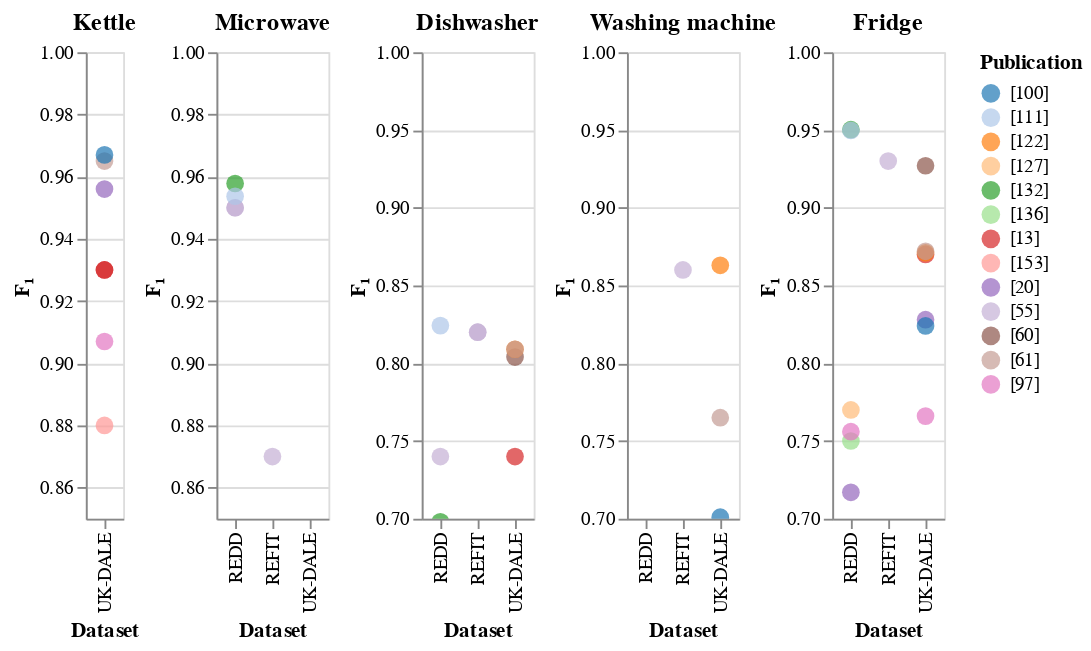

The cell this chart's notebook holds for it:
### Code cell
# Visualization Dishwasher,
layers = []
for key, par in params.items():
    upper_bound = par['upper_bound']
    lower_bound = par['lower_bound']
    width = par['width']
    height = par['height']
    app = par['app']
    sortByDataset = alt.Chart().mark_point(clip=True, size=90, filled=True).encode(
        x=alt.X('Training: Dataset:N', title='Dataset'),
        y=alt.Y('Performance Metric: Value:Q', title='F₁', scale=alt.Scale(domain=(lower_bound, upper_bound))),
        color=alt.Color('Reference: Number:N', legend=alt.Legend(title='Publication'), scale=alt.Scale(scheme = 'category20')), 
#       color=alt.Color('No-Ref:N', legend=alt.Legend(title='Publication'), scale=alt.Scale(scheme = 'category20')), 
#        color=alt.Color('Reference: Abbreviation:N', legend=alt.Legend(title='Publication'), scale=alt.Scale(scheme = 'category20')), 
#        shape=alt.Shape('Model: Basic Type', sort=['recurrent', 'feedforward'], legend=alt.Legend(title='Network Type'))
#        shape=alt.Shape('Model: Basic Type', sort=['recurrent', 'feedforward'], legend=alt.Legend(title='Network Type'))
    ).transform_filter(
        alt.FieldOneOfPredicate(field='Appliance', oneOf=[app])
    ).properties(
        title=key
    )
#    text = alt.Chart().mark_text(
#        clip=True, align='left', dy=-7, dx=-15,
#        fontSize=13
#    ).encode(
#        x=alt.X('Training: Dataset:N'),
#        y=alt.Y('Performance Metric: Value:Q', title='MAE [W]', scale=alt.Scale(domain=(lower_bound, upper_bound))),
#    #    text = 'Reference: Abbreviation:N'
#        text = 'Reference: Number:N'
#    ).transform_filter(
#        alt.FieldOneOfPredicate(field='Appliance', oneOf=[key])
#    )
    layers.append(alt.layer(
        sortByDataset, 
        data=df_f1, width=width, height=height
    ))
alt.hconcat(*layers, spacing=50, bounds='flush')

### Figure 1 — Vega-Lite specification as saved in the notebook (floating-point values rounded to 4 significant figures)
{"config": {"view": {"continuousWidth": 400, "continuousHeight": 300}}, "hconcat": [{"layer": [{"mark": {"type": "point", "clip": true, "filled": true, "size": 90}, "encoding": {"color": {"type": "nominal", "field": "Reference: Number", "legend": {"title": "Publication"}, "scale": {"scheme": "category20"}}, "x": {"type": "nominal", "field": "Training: Dataset", "title": "Dataset"}, "y": {"type": "quantitative", "field": "Performance Metric: Value", "scale": {"domain": [0.85, 1]}, "title": "F₁"}}, "title": "Kettle", "transform": [{"filter": {"field": "Appliance", "oneOf": ["kettle"]}}]}], "height": 250, "width": 20}, {"layer": [{"mark": {"type": "point", "clip": true, "filled": true, "size": 90}, "encoding": {"color": {"type": "nominal", "field": "Reference: Number", "legend": {"title": "Publication"}, "scale": {"scheme": "category20"}}, "x": {"type": "nominal", "field": "Training: Dataset", "title": "Dataset"}, "y": {"type": "quantitative", "field": "Performance Metric: Value", "scale": {"domain": [0.85, 1]}, "title": "F₁"}}, "title": "Microwave", "transform": [{"filter": {"field": "Appliance", "oneOf": ["microwave"]}}]}], "height": 250, "width": 60}, {"layer": [{"mark": {"type": "point", "clip": true, "filled": true, "size": 90}, "encoding": {"color": {"type": "nominal", "field": "Reference: Number", "legend": {"title": "Publication"}, "scale": {"scheme": "category20"}}, "x": {"type": "nominal", "field": "Training: Dataset", "title": "Dataset"}, "y": {"type": "quantitative", "field": "Performance Metric: Value", "scale": {"domain": [0.7, 1]}, "title": "F₁"}}, "title": "Dishwasher", "transform": [{"filter": {"field": "Appliance", "oneOf": ["dishwasher"]}}]}], "height": 250, "width": 60}, {"layer": [{"mark": {"type": "point", "clip": true, "filled": true, "size": 90}, "encoding": {"color": {"type": "nominal", "field": "Reference: Number", "legend": {"title": "Publication"}, "scale": {"scheme": "category20"}}, "x": {"type": "nominal", "field": "Training: Dataset", "title": "Dataset"}, "y": {"type": "quantitative", "field": "Performance Metric: Value", "scale": {"domain": [0.7, 1]}, "title": "F₁"}}, "title": "Washing machine", "transform": [{"filter": {"field": "Appliance", "oneOf": ["washing machine"]}}]}], "height": 250, "width": 60}, {"layer": [{"mark": {"type": "point", "clip": true, "filled": true, "size": 90}, "encoding": {"color": {"type": "nominal", "field": "Reference: Number", "legend": {"title": "Publication"}, "scale": {"scheme": "category20"}}, "x": {"type": "nominal", "field": "Training: Dataset", "title": "Dataset"}, "y": {"type": "quantitative", "field": "Performance Metric: Value", "scale": {"domain": [0.7, 1]}, "title": "F₁"}}, "title": "Fridge", "transform": [{"filter": {"field": "Appliance", "oneOf": ["fridge"]}}]}], "height": 250, "width": 60}], "bounds": "flush", "data": {"name": "data-839b62667c263a3d75bc13d1ba9a6e3e"}, "spacing": 50, "$schema": "https://vega.github.io/schema/vega-lite/v4.8.1.json", "datasets": {"data-839b62667c263a3d75bc13d1ba9a6e3e": [{"Reference: Abbreviation": "barsim2018", "Reference: Number": "[60]", "Appliance": "dishwasher", "Training: Dataset": "UK-DALE", "Model: Basic Type": "feedforward", "Model: Denomination": "CNN dAE", "Input: Window Size": 10800.0, "Input: Sampling Rate": 1, "Performance Metric: Value": 0.804, "No-Ref": "barsim2018_[60]"}, {"Reference: Abbreviation": "barsim2018", "Reference: Number": "[60]", "Appliance": "fridge", "Training: Dataset": "UK-DALE", "Model: Basic Type": "feedforward", "Model: Denomination": "CNN dAE", "Input: Window Size": 10800.0, "Input: Sampling Rate": 1, "Performance Metric: Value": 0.927, "No-Ref": "barsim2018_[60]"}, {"Reference: Abbreviation": "barsim2018", "Reference: Number": "[60]", "Appliance": "kettle", "Training: Dataset": "UK-DALE", "Model: Basic Type": "feedforward", "Model: Denomination": "CNN dAE", "Input: Window Size": 10800.0, "Input: Sampling Rate": 1, "Performance Metric: Value": 0.819, "No-Ref": "barsim2018_[60]"}, {"Reference: Abbreviation": "barsim2018", "Reference: Number": "[60]", "Appliance": "microwave", "Training: Dataset": "UK-DALE", "Model: Basic Type": "feedforward", "Model: Denomination": "CNN dAE", "Input: Window Size": 10800.0, "Input: Sampling Rate": 1, "Performance Metric: Value": 0.366, "No-Ref": "barsim2018_[60]"}, {"Reference: Abbreviation": "barsim2018", "Reference: Number": "[60]", "Appliance": "washing machine", "Training: Dataset": "UK-DALE", "Model: Basic Type": "feedforward", "Model: Denomination": "CNN dAE", "Input: Window Size": 10800.0, "Input: Sampling Rate": 1, "Performance Metric: Value": 0.41, "No-Ref": "barsim2018_[60]"}, {"Reference: Abbreviation": "bonfigli2018", "Reference: Number": "[20]", "Appliance": "dishwasher", "Training: Dataset": "REDD", "Model: Basic Type": "feedforward", "Model: Denomination": "CNN dAE", "Input: Window Size": 6912.0, "Input: Sampling Rate": 3, "Performance Metric: Value": 0.492, "No-Ref": "bonfigli2018_[20]"}, {"Reference: Abbreviation": "bonfigli2018", "Reference: Number": "[20]", "Appliance": "dishwasher", "Training: Dataset": "UK-DALE", "Model: Basic Type": "feedforward", "Model: Denomination": "CNN dAE", "Input: Window Size": 9216.0, "Input: Sampling Rate": 6, "Performance Metric: Value": 0.509, "No-Ref": "bonfigli2018_[20]"}, {"Reference: Abbreviation": "bonfigli2018", "Reference: Number": "[20]", "Appliance": "fridge", "Training: Dataset": "REDD", "Model: Basic Type": "feedforward", "Model: Denomination": "CNN dAE", "Input: Window Size": 1488.0, "Input: Sampling Rate": 3, "Performance Metric: Value": 0.717, "No-Ref": "bonfigli2018_[20]"}, {"Reference: Abbreviation": "bonfigli2018", "Reference: Number": "[20]", "Appliance": "fridge", "Training: Dataset": "UK-DALE", "Model: Basic Type": "feedforward", "Model: Denomination": "CNN dAE", "Input: Window Size": 3072.0, "Input: Sampling Rate": 6, "Performance Metric: Value": 0.828, "No-Ref": "bonfigli2018_[20]"}, {"Reference: Abbreviation": "bonfigli2018", "Reference: Number": "[20]", "Appliance": "kettle", "Training: Dataset": "UK-DALE", "Model: Basic Type": "feedforward", "Model: Denomination": "CNN dAE", "Input: Window Size": 768.0, "Input: Sampling Rate": 6, "Performance Metric: Value": 0.956, "No-Ref": "bonfigli2018_[20]"}, {"Reference: Abbreviation": "bonfigli2018", "Reference: Number": "[20]", "Appliance": "microwave", "Training: Dataset": "REDD", "Model: Basic Type": "feedforward", "Model: Denomination": "CNN dAE", "Input: Window Size": 288.0, "Input: Sampling Rate": 3, "Performance Metric: Value": 0.168, "No-Ref": "bonfigli2018_[20]"}, {"Reference: Abbreviation": "bonfigli2018", "Reference: Number": "[20]", "Appliance": "microwave", "Training: Dataset": "UK-DALE", "Model: Basic Type": "feedforward", "Model: Denomination": "CNN dAE", "Input: Window Size": 1728.0, "Input: Sampling Rate": 6, "Performance Metric: Value": 0.454, "No-Ref": "bonfigli2018_[20]"}, {"Reference: Abbreviation": "bonfigli2018", "Reference: Number": "[20]", "Appliance": "washing machine", "Training: Dataset": "UK-DALE", "Model: Basic Type": "feedforward", "Model: Denomination": "CNN dAE", "Input: Window Size": 6144.0, "Input: Sampling Rate": 6, "Performance Metric: Value": 0.675, "No-Ref": "bonfigli2018_[20]"}, {"Reference: Abbreviation": "cavdar2019", "Reference: Number": "[132]", "Appliance": "dishwasher", "Training: Dataset": "REDD", "Model: Basic Type": "combined", "Model: Denomination": "CNN-RNN", "Input: Window Size": -1.0, "Input: Sampling Rate": 4, "Performance Metric: Value": 0.698, "No-Ref": "cavdar2019_[132]"}, {"Reference: Abbreviation": "cavdar2019", "Reference: Number": "[132]", "Appliance": "fridge", "Training: Dataset": "REDD", "Model: Basic Type": "combined", "Model: Denomination": "CNN-RNN", "Input: Window Size": -1.0, "Input: Sampling Rate": 4, "Performance Metric: Value": 0.9502, "No-Ref": "cavdar2019_[132]"}, {"Reference: Abbreviation": "cavdar2019", "Reference: Number": "[132]", "Appliance": "microwave", "Training: Dataset": "REDD", "Model: Basic Type": "combined", "Model: Denomination": "CNN-RNN", "Input: Window Size": -1.0, "Input: Sampling Rate": 4, "Performance Metric: Value": 0.9578, "No-Ref": "cavdar2019_[132]"}, {"Reference: Abbreviation": "kelly2015", "Reference: Number": "[13]", "Appliance": "dishwasher", "Training: Dataset": "UK-DALE", "Model: Basic Type": "recurrent", "Model: Denomination": "LSTM-bi", "Input: Window Size": 9216.0, "Input: Sampling Rate": 6, "Performance Metric: Value": 0.74, "No-Ref": "kelly2015_[13]"}, {"Reference: Abbreviation": "kelly2015", "Reference: Number": "[13]", "Appliance": "fridge", "Training: Dataset": "UK-DALE", "Model: Basic Type": "feedforward", "Model: Denomination": "dAE", "Input: Window Size": 3072.0, "Input: Sampling Rate": 6, "Performance Metric: Value": 0.87, "No-Ref": "kelly2015_[13]"}, {"Reference: Abbreviation": "kelly2015", "Reference: Number": "[13]", "Appliance": "kettle", "Training: Dataset": "UK-DALE", "Model: Basic Type": "feedforward", "Model: Denomination": "dAE", "Input: Window Size": 768.0, "Input: Sampling Rate": 6, "Performance Metric: Value": 0.93, "No-Ref": "kelly2015_[13]"}, {"Reference: Abbreviation": "kelly2015", "Reference: Number": "[13]", "Appliance": "kettle", "Training: Dataset": "UK-DALE", "Model: Basic Type": "feedforward", "Model: Denomination": "CNN RctAng", "Input: Window Size": 768.0, "Input: Sampling Rate": 6, "Performance Metric: Value": 0.93, "No-Ref": "kelly2015_[13]"}, {"Reference: Abbreviation": "kelly2015", "Reference: Number": "[13]", "Appliance": "microwave", "Training: Dataset": "UK-DALE", "Model: Basic Type": "feedforward", "Model: Denomination": "dAE", "Input: Window Size": 1728.0, "Input: Sampling Rate": 6, "Performance Metric: Value": 0.26, "No-Ref": "kelly2015_[13]"}, {"Reference: Abbreviation": "kelly2015", "Reference: Number": "[13]", "Appliance": "washing machine", "Training: Dataset": "UK-DALE", "Model: Basic Type": "recurrent", "Model: Denomination": "LSTM-bi", "Input: Window Size": 6144.0, "Input: Sampling Rate": 6, "Performance Metric: Value": 0.27, "No-Ref": "kelly2015_[13]"}, {"Reference: Abbreviation": "krystalakos2018", "Reference: Number": "[153]", "Appliance": "dishwasher", "Training: Dataset": "UK-DALE", "Model: Basic Type": "recurrent", "Model: Denomination": "GRU-bi", "Input: Window Size": 300.0, "Input: Sampling Rate": 6, "Performance Metric: Value": 0.5, "No-Ref": "krystalakos2018_[153]"}, {"Reference: Abbreviation": "krystalakos2018", "Reference: Number": "[153]", "Appliance": "fridge", "Training: Dataset": "UK-DALE", "Model: Basic Type": "recurrent", "Model: Denomination": "GRU-bi", "Input: Window Size": 300.0, "Input: Sampling Rate": 6, "Performance Metric: Value": 0.57, "No-Ref": "krystalakos2018_[153]"}, {"Reference: Abbreviation": "krystalakos2018", "Reference: Number": "[153]", "Appliance": "kettle", "Training: Dataset": "UK-DALE", "Model: Basic Type": "feedforward", "Model: Denomination": "CNN s2p", "Input: Window Size": 300.0, "Input: Sampling Rate": 6, "Performance Metric: Value": 0.88, "No-Ref": "krystalakos2018_[153]"}, {"Reference: Abbreviation": "krystalakos2018", "Reference: Number": "[153]", "Appliance": "microwave", "Training: Dataset": "UK-DALE", "Model: Basic Type": "recurrent", "Model: Denomination": "GRU-bi", "Input: Window Size": 300.0, "Input: Sampling Rate": 6, "Performance Metric: Value": 0.04, "No-Ref": "krystalakos2018_[153]"}, {"Reference: Abbreviation": "krystalakos2018", "Reference: Number": "[153]", "Appliance": "washing machine", "Training: Dataset": "UK-DALE", "Model: Basic Type": "feedforward", "Model: Denomination": "CNN s2p", "Input: Window Size": 600.0, "Input: Sampling Rate": 6, "Performance Metric: Value": 0.35, "No-Ref": "krystalakos2018_[153]"}, {"Reference: Abbreviation": "kukunuri2020", "Reference: Number": "[127]", "Appliance": "dishwasher", "Training: Dataset": "REDD", "Model: Basic Type": "feedforward", "Model: Denomination": "STL Iterative Pruning (30%)", "Input: Window Size": 5940.0, "Input: Sampling Rate": 60, "Performance Metric: Value": 0.26, "No-Ref": "kukunuri2020_[127]"}, {"Reference: Abbreviation": "kukunuri2020", "Reference: Number": "[127]", "Appliance": "fridge", "Training: Dataset": "REDD", "Model: Basic Type": "feedforward", "Model: Denomination": "STL Rank 4 Tensor D.", "Input: Window Size": 5940.0, "Input: Sampling Rate": 60, "Performance Metric: Value": 0.77, "No-Ref": "kukunuri2020_[127]"}, {"Reference: Abbreviation": "kukunuri2020", "Reference: Number": "[127]", "Appliance": "washing machine", "Training: Dataset": "REDD", "Model: Basic Type": "feedforward", "Model: Denomination": "STL Iterative Pruning (30%)", "Input: Window Size": 5940.0, "Input: Sampling Rate": 60, "Performance Metric: Value": 0.27, "No-Ref": "kukunuri2020_[127]"}, {"Reference: Abbreviation": "linh2019", "Reference: Number": "[136]", "Appliance": "dishwasher", "Training: Dataset": "REDD", "Model: Basic Type": "recurrent", "Model: Denomination": "RNN", "Input: Window Size": -1.0, "Input: Sampling Rate": 3, "Performance Metric: Value": 0.01, "No-Ref": "linh2019_[136]"}, {"Reference: Abbreviation": "linh2019", "Reference: Number": "[136]", "Appliance": "fridge", "Training: Dataset": "REDD", "Model: Basic Type": "recurrent", "Model: Denomination": "RNN", "Input: Window Size": -1.0, "Input: Sampling Rate": 3, "Performance Metric: Value": 0.75, "No-Ref": "linh2019_[136]"}, {"Reference: Abbreviation": "massidda2020", "Reference: Number": "[122]", "Appliance": "dishwasher", "Training: Dataset": "UK-DALE", "Model: Basic Type": "feedforward", "Model: Denomination": "TP-NILM", "Input: Window Size": 30600.0, "Input: Sampling Rate": 60, "Performance Metric: Value": 0.809, "No-Ref": "massidda2020_[122]"}, {"Reference: Abbreviation": "massidda2020", "Reference: Number": "[122]", "Appliance": "fridge", "Training: Dataset": "UK-DALE", "Model: Basic Type": "feedforward", "Model: Denomination": "TP-NILM", "Input: Window Size": 30600.0, "Input: Sampling Rate": 60, "Performance Metric: Value": 0.871, "No-Ref": "massidda2020_[122]"}, {"Reference: Abbreviation": "massidda2020", "Reference: Number": "[122]", "Appliance": "washing machine", "Training: Dataset": "UK-DALE", "Model: Basic Type": "feedforward", "Model: Denomination": "TP-NILM", "Input: Window Size": 30600.0, "Input: Sampling Rate": 60, "Performance Metric: Value": 0.863, "No-Ref": "massidda2020_[122]"}, {"Reference: Abbreviation": "murray2019", "Reference: Number": "[55]", "Appliance": "dishwasher", "Training: Dataset": "REDD", "Model: Basic Type": "recurrent", "Model: Denomination": "RNN-GRU", "Input: Window Size": 2400.0, "Input: Sampling Rate": 8, "Performance Metric: Value": 0.74, "No-Ref": "murray2019_[55]"}, {"Reference: Abbreviation": "murray2019", "Reference: Number": "[55]", "Appliance": "dishwasher", "Training: Dataset": "REFIT", "Model: Basic Type": "feedforward", "Model: Denomination": "CNN", "Input: Window Size": 2400.0, "Input: Sampling Rate": 8, "Performance Metric: Value": 0.82, "No-Ref": "murray2019_[55]"}, {"Reference: Abbreviation": "murray2019", "Reference: Number": "[55]", "Appliance": "dishwasher", "Training: Dataset": "REFIT", "Model: Basic Type": "recurrent", "Model: Denomination": "RNN-GRU", "Input: Window Size": 2400.0, "Input: Sampling Rate": 8, "Performance Metric: Value": 0.82, "No-Ref": "murray2019_[55]"}, {"Reference: Abbreviation": "murray2019", "Reference: Number": "[55]", "Appliance": "fridge", "Training: Dataset": "REDD", "Model: Basic Type": "feedforward", "Model: Denomination": "CNN", "Input: Window Size": 6400.0, "Input: Sampling Rate": 8, "Performance Metric: Value": 0.67, "No-Ref": "murray2019_[55]"}, {"Reference: Abbreviation": "murray2019", "Reference: Number": "[55]", "Appliance": "fridge", "Training: Dataset": "REDD", "Model: Basic Type": "recurrent", "Model: Denomination": "RNN-GRU", "Input: Window Size": 6400.0, "Input: Sampling Rate": 8, "Performance Metric: Value": 0.67, "No-Ref": "murray2019_[55]"}, {"Reference: Abbreviation": "murray2019", "Reference: Number": "[55]", "Appliance": "fridge", "Training: Dataset": "REFIT", "Model: Basic Type": "feedforward", "Model: Denomination": "CNN", "Input: Window Size": 6400.0, "Input: Sampling Rate": 8, "Performance Metric: Value": 0.93, "No-Ref": "murray2019_[55]"}, {"Reference: Abbreviation": "murray2019", "Reference: Number": "[55]", "Appliance": "microwave", "Training: Dataset": "REDD", "Model: Basic Type": "feedforward", "Model: Denomination": "CNN", "Input: Window Size": 720.0, "Input: Sampling Rate": 8, "Performance Metric: Value": 0.95, "No-Ref": "murray2019_[55]"}, {"Reference: Abbreviation": "murray2019", "Reference: Number": "[55]", "Appliance": "microwave", "Training: Dataset": "REDD", "Model: Basic Type": "recurrent", "Model: Denomination": "RNN-GRU", "Input: Window Size": 720.0, "Input: Sampling Rate": 8, "Performance Metric: Value": 0.95, "No-Ref": "murray2019_[55]"}, {"Reference: Abbreviation": "murray2019", "Reference: Number": "[55]", "Appliance": "microwave", "Training: Dataset": "REFIT", "Model: Basic Type": "recurrent", "Model: Denomination": "RNN-GRU", "Input: Window Size": 720.0, "Input: Sampling Rate": 8, "Performance Metric: Value": 0.87, "No-Ref": "murray2019_[55]"}, {"Reference: Abbreviation": "murray2019", "Reference: Number": "[55]", "Appliance": "washing machine", "Training: Dataset": "REFIT", "Model: Basic Type": "recurrent", "Model: Denomination": "RNN-GRU", "Input: Window Size": 2400.0, "Input: Sampling Rate": 8, "Performance Metric: Value": 0.86, "No-Ref": "murray2019_[55]"}, {"Reference: Abbreviation": "nascimento2016", "Reference: Number": "[111]", "Appliance": "dishwasher", "Training: Dataset": "REDD", "Model: Basic Type": "recurrent", "Model: Denomination": "GRU-bi", "Input: Window Size": 2352.0, "Input: Sampling Rate": 4, "Performance Metric: Value": 0.8242, "No-Ref": "nascimento2016_[111]"}, {"Reference: Abbreviation": "nascimento2016", "Reference: Number": "[111]", "Appliance": "fridge", "Training: Dataset": "REDD", "Model: Basic Type": "recurrent", "Model: Denomination": "RecCNN", "Input: Window Size": 9604.0, "Input: Sampling Rate": 4, "Performance Metric: Value": 0.9497, "No-Ref": "nascimento2016_[111]"}, {"Reference: Abbreviation": "nascimento2016", "Reference: Number": "[111]", "Appliance": "microwave", "Training: Dataset": "REDD", "Model: Basic Type": "recurrent", "Model: Denomination": "RecCNN", "Input: Window Size": 764.0, "Input: Sampling Rate": 4, "Performance Metric: Value": 0.9537, "No-Ref": "nascimento2016_[111]"}, {"Reference: Abbreviation": "rafiq2020", "Reference: Number": "[61]", "Appliance": "dishwasher", "Training: Dataset": "UK-DALE", "Model: Basic Type": "combined", "Model: Denomination": "MFS-LSTM", "Input: Window Size": -1.0, "Input: Sampling Rate": 1, "Performance Metric: Value": 0.809, "No-Ref": "rafiq2020_[61]"}, {"Reference: Abbreviation": "rafiq2020", "Reference: Number": "[61]", "Appliance": "fridge", "Training: Dataset": "UK-DALE", "Model: Basic Type": "combined", "Model: Denomination": "MFS-LSTM", "Input: Window Size": -1.0, "Input: Sampling Rate": 1, "Performance Metric: Value": 0.872, "No-Ref": "rafiq2020_[61]"}, {"Reference: Abbreviation": "rafiq2020", "Reference: Number": "[61]", "Appliance": "kettle", "Training: Dataset": "UK-DALE", "Model: Basic Type": "combined", "Model: Denomination": "MFS-LSTM", "Input: Window Size": -1.0, "Input: Sampling Rate": 1, "Performance Metric: Value": 0.965, "No-Ref": "rafiq2020_[61]"}, {"Reference: Abbreviation": "rafiq2020", "Reference: Number": "[61]", "Appliance": "microwave", "Training: Dataset": "UK-DALE", "Model: Basic Type": "combined", "Model: Denomination": "MFS-LSTM", "Input: Window Size": -1.0, "Input: Sampling Rate": 1, "Performance Metric: Value": 0.317, "No-Ref": "rafiq2020_[61]"}, {"Reference: Abbreviation": "rafiq2020", "Reference: Number": "[61]", "Appliance": "washing machine", "Training: Dataset": "UK-DALE", "Model: Basic Type": "combined", "Model: Denomination": "MFS-LSTM", "Input: Window Size": -1.0, "Input: Sampling Rate": 1, "Performance Metric: Value": 0.765, "No-Ref": "rafiq2020_[61]"}, {"Reference: Abbreviation": "sudoso2019", "Reference: Number": "[100]", "Appliance": "dishwasher", "Training: Dataset": "UK-DALE", "Model: Basic Type": "combined", "Model: Denomination": "S2SwA", "Input: Window Size": 9216.0, "Input: Sampling Rate": 6, "Performance Metric: Value": 0.608, "No-Ref": "sudoso2019_[100]"}, {"Reference: Abbreviation": "sudoso2019", "Reference: Number": "[100]", "Appliance": "fridge", "Training: Dataset": "UK-DALE", "Model: Basic Type": "combined", "Model: Denomination": "S2SwA", "Input: Window Size": 3072.0, "Input: Sampling Rate": 6, "Performance Metric: Value": 0.824, "No-Ref": "sudoso2019_[100]"}, {"Reference: Abbreviation": "sudoso2019", "Reference: Number": "[100]", "Appliance": "kettle", "Training: Dataset": "UK-DALE", "Model: Basic Type": "combined", "Model: Denomination": "S2SwA", "Input: Window Size": 768.0, "Input: Sampling Rate": 6, "Performance Metric: Value": 0.967, "No-Ref": "sudoso2019_[100]"}, {"Reference: Abbreviation": "sudoso2019", "Reference: Number": "[100]", "Appliance": "microwave", "Training: Dataset": "UK-DALE", "Model: Basic Type": "combined", "Model: Denomination": "S2SwA", "Input: Window Size": 1728.0, "Input: Sampling Rate": 6, "Performance Metric: Value": 0.585, "No-Ref": "sudoso2019_[100]"}, {"Reference: Abbreviation": "sudoso2019", "Reference: Number": "[100]", "Appliance": "washing machine", "Training: Dataset": "UK-DALE", "Model: Basic Type": "combined", "Model: Denomination": "S2SwA", "Input: Window Size": 6144.0, "Input: Sampling Rate": 6, "Performance Metric: Value": 0.701, "No-Ref": "sudoso2019_[100]"}, {"Reference: Abbreviation": "yue2020", "Reference: Number": "[97]", "Appliance": "dishwasher", "Training: Dataset": "REDD", "Model: Basic Type": "feedforward", "Model: Denomination": "BERT", "Input: Window Size": 2880.0, "Input: Sampling Rate": 6, "Performance Metric: Value": 0.523, "No-Ref": "yue2020_[97]"}, {"Reference: Abbreviation": "yue2020", "Reference: Number": "[97]", "Appliance": "dishwasher", "Training: Dataset": "UK-DALE", "Model: Basic Type": "feedforward", "Model: Denomination": "BERT", "Input: Window Size": 2880.0, "Input: Sampling Rate": 6, "Performance Metric: Value": 0.667, "No-Ref": "yue2020_[97]"}, {"Reference: Abbreviation": "yue2020", "Reference: Number": "[97]", "Appliance": "fridge", "Training: Dataset": "REDD", "Model: Basic Type": "feedforward", "Model: Denomination": "BERT", "Input: Window Size": 2880.0, "Input: Sampling Rate": 6, "Performance Metric: Value": 0.756, "No-Ref": "yue2020_[97]"}, {"Reference: Abbreviation": "yue2020", "Reference: Number": "[97]", "Appliance": "fridge", "Training: Dataset": "UK-DALE", "Model: Basic Type": "feedforward", "Model: Denomination": "BERT", "Input: Window Size": 2880.0, "Input: Sampling Rate": 6, "Performance Metric: Value": 0.766, "No-Ref": "yue2020_[97]"}, {"Reference: Abbreviation": "yue2020", "Reference: Number": "[97]", "Appliance": "kettle", "Training: Dataset": "UK-DALE", "Model: Basic Type": "feedforward", "Model: Denomination": "BERT", "Input: Window Size": 2880.0, "Input: Sampling Rate": 6, "Performance Metric: Value": 0.907, "No-Ref": "yue2020_[97]"}, {"Reference: Abbreviation": "yue2020", "Reference: Number": "[97]", "Appliance": "microwave", "Training: Dataset": "REDD", "Model: Basic Type": "feedforward", "Model: Denomination": "BERT", "Input: Window Size": 2880.0, "Input: Sampling Rate": 6, "Performance Metric: Value": 0.476, "No-Ref": "yue2020_[97]"}, {"Reference: Abbreviation": "yue2020", "Reference: Number": "[97]", "Appliance": "microwave", "Training: Dataset": "UK-DALE", "Model: Basic Type": "feedforward", "Model: Denomination": "BERT", "Input: Window Size": 2880.0, "Input: Sampling Rate": 6, "Performance Metric: Value": 0.014, "No-Ref": "yue2020_[97]"}, {"Reference: Abbreviation": "yue2020", "Reference: Number": "[97]", "Appliance": "washing machine", "Training: Dataset": "REDD", "Model: Basic Type": "feedforward", "Model: Denomination": "BERT", "Input: Window Size": 2880.0, "Input: Sampling Rate": 6, "Performance Metric: Value": 0.559, "No-Ref": "yue2020_[97]"}, {"Reference: Abbreviation": "yue2020", "Reference: Number": "[97]", "Appliance": "washing machine", "Training: Dataset": "UK-DALE", "Model: Basic Type": "feedforward", "Model: Denomination": "BERT", "Input: Window Size": 2880.0, "Input: Sampling Rate": 6, "Performance Metric: Value": 0.325, "No-Ref": "yue2020_[97]"}]}}
